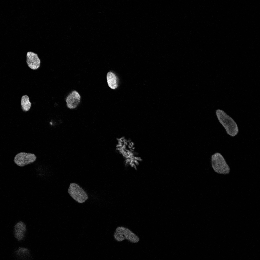
%> input picture 5BiM-chromosomes-image-processing/Chromosomes-blue.tif, 260 x 260 px, shrunk from 1024 x 1024 before the run
$ octave ChromosomesDetectScript.m   (GNU Octave 9; MATLAB toolbox functions it lacks are replaced by stand-ins)
%> lines starting %> are read from the running program, lines starting %| are printed output that depends on the picture; in (x1, y1, x2, y2) boxes, pixels count from 0 and x2, y2 are one past the last pixel; in counts of white or black regions, pixels touching at a corner belong together; the program's own positions count from 1
%% threshold
I_blue = imread("Chromosomes-blue.tif") ;
%> I_blue is the input picture: size 260x260 uint16; min 0, max 64796, mean 1398.5
% Method 1 with histogram equalization + median filter + manual threshold:

I_blue_eq = histeq(I_blue);
I_blue_eq_med = medfilt2(I_blue_eq, [30 30]);
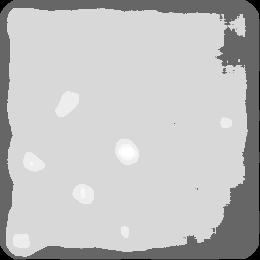
%> I_blue_eq_med: size 260x260 uint16; min 0, max 62414, mean 47154.7; drawn with min black and max white

% [5 lines of commented-out code are left out]

I_blue_threshold1 = I_blue_eq_med ;
I_blue_threshold1(I_blue_threshold1 > 6.2*10^4) = 2^16 ;
%> I_blue_threshold1: size 260x260 uint16; 0.14% of pixels changed, all inside (x1, y1, x2, y2) = (120, 148, 134, 157)
I_blue_threshold1(I_blue_threshold1 <= 6.2*10^4) = 0 ;
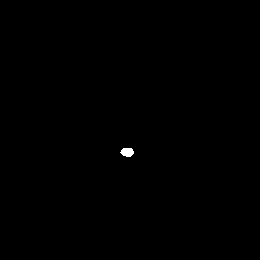
%> I_blue_threshold1: size 260x260 uint16; values 0 (black) and 65535 (white), 0.14% white; 1 white region, box (x1, y1, x2, y2) and area: (120, 148, 134, 157) 97

% Method 2 only manual threshold :

% imhist(I_blue);
I_blue_threshold2 = I_blue;
I_blue_threshold2(I_blue_threshold2 > 5000) = 2^16 ;
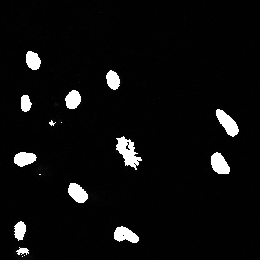
%> I_blue_threshold2: size 260x260 uint16; 4.29% of pixels changed, all inside (x1, y1, x2, y2) = (14, 51, 239, 257); drawn with min black and max white
I_blue_threshold2(I_blue_threshold2 <= 5000) = 0 ;
%> I_blue_threshold2: size 260x260 uint16; values 0 (black) and 65535 (white), 4.3% white; 17 white regions (4 under 20 px), largest, box (x1, y1, x2, y2) and area: (116, 136, 142, 170) 421, (216, 109, 239, 137) 330, (211, 152, 230, 174) 296


% Method 3 Otsu :
[T,EM] = graythresh(I_blue_eq_med);
%> T = 0.486; EM = 0.954
Iotsu = I_blue_eq_med;
Iotsu(Iotsu>T*(2^16 -1)) = 2^16 -1;
Iotsu(Iotsu<=T*(2^16 -1)) = 0;
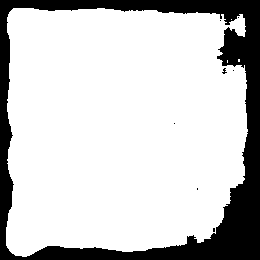
%> Iotsu: size 260x260 uint16; values 0 (black) and 65535 (white), 79.4% white; 8 black regions (7 under 20 px), largest, box (x1, y1, x2, y2) and area: (0, 0, 260, 260) 13877
Iotsu_blue = logical(Iotsu);

%%  Methods comparison :
figure ;
subplot(1,3,1); imshow(logical(I_blue_threshold1));
subplot(1,3,2); imshow(logical(I_blue_threshold2));
subplot(1,3,3); imshow(logical(Iotsu_blue));


%%  Watershed : detect cells regions
map = bwdist(I_blue_threshold1);
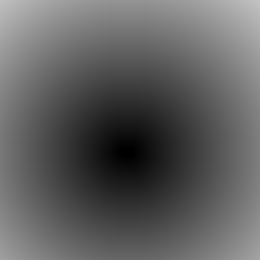
%> map: size 260x260 single; min 0, max 195.7, mean 95.7
L = watershed(map);
%> L: size 260x260 uint8; every value is 1
disp = labeloverlay(I_blue, L);
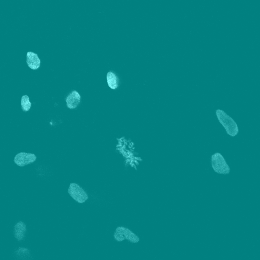
%> disp: size 260x260x3 uint8; mean R, G, B 2.8, 130.1, 130.1
zones = max(unique(L)); % 13 distinct regions with threshold1
%> zones = 1

% figure ;
% subplot(1,2,1); imshow(logical(I_blue_threshold1));
% subplot(1,2,2); imshow(disp);


%% Crop the cells from the image :

cells_blue = cell(zones, 1) ;
%> cells_blue = {[]}
coord = zeros(2,2,zones) ;

for z=1:zones
    display(z)
    [r1, c1] = find(L==z);
    wsregion = zeros(max(r1)-min(r1)+1, max(c1)-min(c1)+1);
    for i=min(r1):max(r1)
        for j=min(c1):max(c1)
            if L(i,j) == z && I_blue_threshold1(i,j)==2^16-1
                wsregion(i-min(r1)+1,j-min(c1)+1) = 1;
            else
                wsregion(i-min(r1)+1,j-min(c1)+1) = 0;
            end
        end
    end
    wsregion = logical(wsregion);
    [r2, c2] = find(wsregion==1);
    % attention au changement de base / d'indice avec la matrice wsregion (+min(r1)-1 ; +min(c1)-1) :
    coord(:, :, z) = [min(r2)+min(r1)-1 max(r2)+min(r1)-1 ; min(c2)+min(c1)-1 max(c2)+min(c1)-1];
    wsregion = wsregion(min(r2):max(r2), min(c2):max(c2)) ;
    cells_blue{z} = wsregion ;
    clear r1 r2 c1 c2 ;
end
%> this loop made 1 pass
%| z = 1
%> after the loop, cells_blue = 1 item; coord = [149 157; 121 134]

% [22 lines of commented-out code are left out]

%% Crop the same region on the green image as in the blue image :

I_green = imread("Chromosomes-green.tif") ;
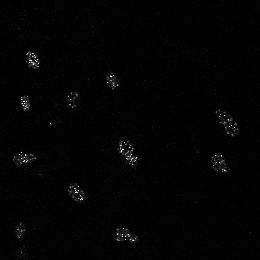
%> input picture 5BiM-chromosomes-image-processing/Chromosomes-green.tif, 260 x 260 px, shrunk from 1024 x 1024 before the run
%> I_green is the input picture: size 260x260 uint16; min 128, max 65520, mean 1212.3
% figure ; imshow(I_green) ;
% imhist(I_green)

cells_green = cell(zones, 1);
%> cells_green = {[]}
for z=1:size(coord,3)
    xmin = coord(1,1,z);
    xmax = coord(1,2,z);
    ymin = coord(2,1,z);
    ymax = coord(2,2,z);
    cells_green{z} = I_green(xmin:xmax, ymin:ymax);
    clear xmin xmax ymin ymax
end
%> this loop made 1 pass
%> after the loop, cells_green = 1 item

% [22 lines of commented-out code are left out]

%% Isolate the maximums for each cells to detect the amount of chromosomes
nb_chromosomes = zeros(1,zones);
fprintf("--------------\n HISTEQ \n--------------\n")
cells_green_thres = cell(zones, 1);
%> cells_green_thres = {[]}

for z=1:double(zones)
    %seuil main :
    maxval = max(max(cells_green{z}));
    im_tr = cells_green{z};
    im_tr(im_tr >= maxval*0.4) = 2^16-1 ;
    im_tr(im_tr < maxval*0.5) = 0 ;
    cells_green_thres{z} = im_tr ;

    %fait le water shed
    map_cell_by_cell_green = bwdist(im_tr);
    L = watershed(map_cell_by_cell_green);
    disp_cell= labeloverlay(single(im_tr), L);
    nb_chromosomes(z) = max(unique(L));

    % [6 lines of commented-out code are left out]

    clear im_tr L map_cell_by_cell_green disp
    fprintf("Cellule %d : %d chromosomes.\n", z, nb_chromosomes(z))
end
%> this loop made 1 pass
%> maxval on pass 1: 65520
%| Cellule 1 : 7 chromosomes.
%> after the loop, cells_green_thres = 1 item

%%

%% Compute some stats
